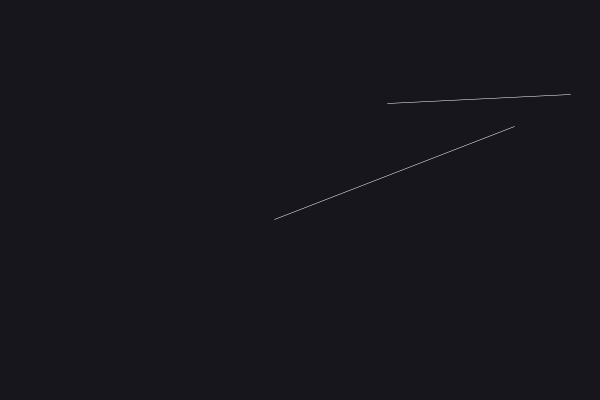
Frame 1 (no input)
Frame 60 (the mouse pressed at the canvas centre just before this capture): identical to frame 1, image omitted
Frame 120 (the mouse held since frame 60 and released just before this capture): identical to frame 1, image omitted

The Processing sketch that drew this single still picture (run headless with seeded random() and noise(); from frame 60 on, the mouse is pressed at the canvas centre):

// Processing sketch: gene_01
// ── gene_01.pde

Line line1,line2;

LineSagment s1 ,s2;

void setup(){
  size(600,400);
  background(22,22,28);
  smooth();
  line1 = fromPoints(0,1,6,4);
  line2 = fromPoints(3,6,5,0);
  PVector p = line1.getIntersectionPoint(line2);
  line1.viewConsole();
  line2.viewConsole();
  println("intersection = " + p);

  s1 = new LineSagment(random(width),random(height),random(width),random(height));
  s2 = new LineSagment(random(width),random(height),random(width),random(height));
}

void draw(){
  background(22,22,28);
  s1.draw();
  s2.draw();
  PVector p = s1.getIntersectionSegmentPoint(s2);
  if(s1.intersectsSegment(s2)){
  fill(200,30,70);
  noStroke();
  ellipse(p.x,p.y,6,6);
  }

  if(mousePressed == true){
    if(dist(s1.x1,s1.y1,mouseX,mouseY)<=15){
      s1.x1 = mouseX;
      s1.y1 = mouseY;
    }
    if(dist(s1.x2,s1.y2,mouseX,mouseY)<=15){
      s1.x2 = mouseX;
      s1.y2 = mouseY;
    }
    if(dist(s2.x1,s2.y1,mouseX,mouseY)<=15){
      s2.x1 = mouseX;
      s2.y1 = mouseY;
    }
    if(dist(s2.x2,s2.y2,mouseX,mouseY)<=15){
      s2.x2 = mouseX;
      s2.y2 = mouseY;
    }
  }
}


Line fromPoints(float x1,float y1,float x2,float y2){
  float dx = x2 - x1;
  float dy = y2 - y1;
  return new Line(dy,-dx,dx*y1 - dy*x1);


}




/****************************
     LineSegment Class
*****************************/

class LineSagment{
  float x1,y1,x2,y2;

  LineSagment(float _x1,float _y1,float _x2,float _y2){
    x1 = _x1;
    y1 = _y1;
    x2 = _x2;
    y2 = _y2;
  }

  void draw(){
    stroke(255);
    strokeWeight(0.5);
    line(x1,y1,x2,y2);
  }

  void viewConsole(){
    println("(" + x1 + "," + y1 + ") - (" + x1 + "," + y1 + ")");
  }

  Line toLine() {
    return  fromPoints(x1, y1, x2, y2);
  }

  boolean intersectsLine(Line l){
    float t1 = l.a*x1 + l.b*y1 + l.c;
    float t2 = l.a*x2 + l.b*y2 + l.c;
    return t1*t2 <= 0;
  }
  boolean intersectsSegment(LineSagment s){
    return intersectsLine(s.toLine()) && s.intersectsLine(toLine());
  }

  PVector getIntersectionLinePoint(Line l){
    if(!intersectsLine(l)){
      return null;
    }
    return l.getIntersectionPoint(toLine());
  }

  PVector getIntersectionSegmentPoint(LineSagment s){
    if(!intersectsSegment(s)){
      return null;
    }
    return s.toLine().getIntersectionPoint(toLine());
  }


}


/****************************
         Line Class
*****************************/

class Line{
  float a,b,c;

  Line(float _a,float _b, float _c){
    a = _a;
    b = _b;
    c = _c;
  }

  PVector getIntersectionPoint(Line l){
    float d = a*l.b - l.a * b;
    if(d == 0.0){
      return null;
    }
    float x = (b * l.c - l.b * c) / d;
    float y = (l.a * c - a * l.c) / d;
    return new PVector(x, y);
  }

  void viewConsole(){
    println("a= " + a + ", b= " + b + ", c= " + c);
  }
}
